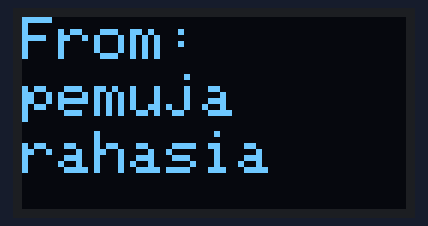
A sketch run on a simulated Arduino Uno, built with avr-gcc and run on an emulated ATmega328P. On the bench: 128×64 one-colour display.

Above: at 5.2 s.
At 7.2 s:
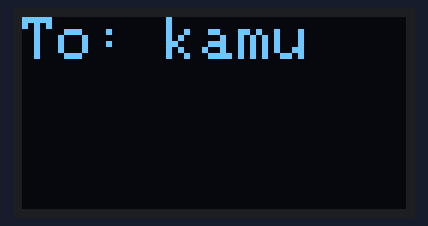
At 9.2 s:
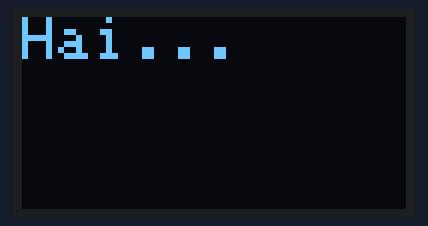
At 13.3 s:
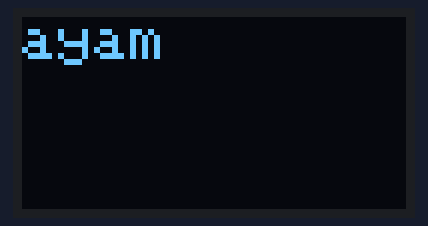
At 19.9 s:
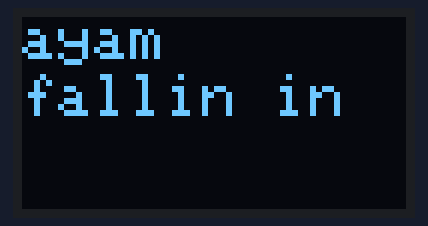
At 33.7 s:
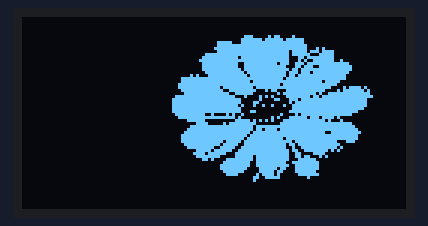

Measured:
- what the display in image 0 shows lasts 2.1 s, from 5.1 s to 7.2 s
- what the display in image 2 shows lasts 4.0 s, from 9.2 s to 13.2 s
- what the display in image 3 shows lasts 1.5 s, from 13.2 s to 14.7 s

The sketch:

esp826612.ino
```cpp
/*********
  Rui Santos
  Complete project details at https://randomnerdtutorials.com
*********/

#include <Wire.h>
#include <Adafruit_GFX.h>
#include <Adafruit_SSD1306.h>

#define SCREEN_WIDTH 128
#define SCREEN_HEIGHT 64
#define OLED_ADDR 0x3D


Adafruit_SSD1306 display(SCREEN_WIDTH, SCREEN_HEIGHT, &Wire, -1);

static const uint8_t image_data_test1[1024] = {
    0x00, 0x00, 0x00, 0x00, 0x00, 0x00, 0x00, 0x00, 0x00, 0x00, 0x00, 0x00, 0x00, 0x00, 0x00, 0x00,
    0x00, 0x00, 0x00, 0x00, 0x00, 0x00, 0x00, 0x00, 0x00, 0x00, 0x00, 0x00, 0x00, 0x00, 0x00, 0x00,
    0x00, 0x00, 0x00, 0x00, 0x00, 0x00, 0x00, 0x00, 0x00, 0x00, 0x00, 0x00, 0x00, 0x00, 0x00, 0x00,
    0x00, 0x00, 0x00, 0x00, 0x00, 0x00, 0x00, 0x00, 0x00, 0x00, 0x00, 0x00, 0x00, 0x00, 0x00, 0x00,
    0x00, 0x00, 0x00, 0x00, 0x00, 0x00, 0x00, 0x00, 0x00, 0x00, 0x00, 0x00, 0x00, 0x00, 0x00, 0x00,
    0x00, 0x00, 0x00, 0x00, 0x00, 0x00, 0x00, 0x00, 0x00, 0x00, 0x00, 0x00, 0x00, 0x00, 0x00, 0x00,
    0x00, 0x00, 0x00, 0x00, 0x00, 0x00, 0x00, 0x00, 0x00, 0x38, 0x2c, 0x20, 0x00, 0x00, 0x00, 0x00,
    0x00, 0x00, 0x00, 0x00, 0x00, 0x00, 0x00, 0x00, 0x00, 0x7f, 0x7e, 0xfc, 0x00, 0x00, 0x00, 0x00,
    0x00, 0x00, 0x00, 0x00, 0x00, 0x00, 0x00, 0x00, 0x7c, 0x7f, 0xff, 0xfc, 0x00, 0x00, 0x00, 0x00,
    0x00, 0x00, 0x00, 0x00, 0x00, 0x00, 0x00, 0x00, 0x7f, 0xff, 0xff, 0xfe, 0x00, 0x00, 0x00, 0x00,
    0x00, 0x00, 0x00, 0x00, 0x00, 0x00, 0x00, 0x00, 0xff, 0xff, 0xff, 0xfe, 0x28, 0x00, 0x00, 0x00,
    0x00, 0x00, 0x00, 0x00, 0x00, 0x00, 0x00, 0x00, 0x7f, 0xff, 0xff, 0xbe, 0xef, 0x00, 0x00, 0x00,
    0x00, 0x00, 0x00, 0x00, 0x00, 0x00, 0x00, 0x07, 0xff, 0xff, 0xff, 0xbf, 0x1f, 0x00, 0x00, 0x00,
    0x00, 0x00, 0x00, 0x00, 0x00, 0x00, 0x00, 0x0f, 0xff, 0x7f, 0xff, 0x8d, 0xff, 0x00, 0x00, 0x00,
    0x00, 0x00, 0x00, 0x00, 0x00, 0x00, 0x00, 0x1f, 0xff, 0xff, 0xff, 0x8a, 0x7f, 0x20, 0x00, 0x00,
    0x00, 0x00, 0x00, 0x00, 0x00, 0x00, 0x00, 0x0f, 0xff, 0x3f, 0xfb, 0x9d, 0xff, 0xf8, 0x00, 0x00,
    0x00, 0x00, 0x00, 0x00, 0x00, 0x00, 0x00, 0x0f, 0xff, 0x3f, 0xff, 0x1b, 0x9f, 0xfc, 0x00, 0x00,
    0x00, 0x00, 0x00, 0x00, 0x00, 0x00, 0x00, 0x0f, 0xff, 0xbf, 0xff, 0xb7, 0xff, 0xfc, 0x00, 0x00,
    0x00, 0x00, 0x00, 0x00, 0x00, 0x00, 0x00, 0x07, 0xff, 0xdf, 0xff, 0x77, 0x7f, 0xf8, 0x00, 0x00,
    0x00, 0x00, 0x00, 0x00, 0x00, 0x00, 0x00, 0xa3, 0xff, 0xef, 0xff, 0x6f, 0xff, 0xf0, 0x00, 0x00,
    0x00, 0x00, 0x00, 0x00, 0x00, 0x00, 0x07, 0xff, 0xff, 0xff, 0xfe, 0xff, 0xff, 0xf0, 0x00, 0x00,
    0x00, 0x00, 0x00, 0x00, 0x00, 0x00, 0x07, 0xff, 0xff, 0xf7, 0xff, 0xff, 0xf7, 0xc0, 0x00, 0x00,
    0x00, 0x00, 0x00, 0x00, 0x00, 0x00, 0x0f, 0xff, 0xff, 0xff, 0xfd, 0xff, 0xff, 0x80, 0x00, 0x00,
    0x00, 0x00, 0x00, 0x00, 0x00, 0x00, 0x0f, 0xff, 0xdf, 0xfb, 0xff, 0xff, 0xfe, 0x17, 0xa0, 0x00,
    0x00, 0x00, 0x00, 0x00, 0x00, 0x00, 0x07, 0xff, 0xe7, 0xfc, 0x58, 0xff, 0xf8, 0x5f, 0xd0, 0x00,
    0x00, 0x00, 0x00, 0x00, 0x00, 0x00, 0x03, 0xff, 0xf9, 0xf8, 0x05, 0xff, 0xd3, 0xff, 0xf0, 0x00,
    0x00, 0x00, 0x00, 0x00, 0x00, 0x00, 0x1f, 0xff, 0xfe, 0x21, 0x50, 0xff, 0x6f, 0xff, 0xf8, 0x00,
    0x00, 0x00, 0x00, 0x00, 0x00, 0x00, 0x3f, 0xff, 0xff, 0x81, 0x0c, 0x77, 0xff, 0xff, 0xe0, 0x00,
    0x00, 0x00, 0x00, 0x00, 0x00, 0x00, 0x3f, 0xff, 0xff, 0x86, 0x00, 0x5f, 0xff, 0xff, 0xe0, 0x00,
    0x00, 0x00, 0x00, 0x00, 0x00, 0x00, 0x3f, 0xff, 0xff, 0x44, 0x91, 0x3f, 0xff, 0xff, 0xe0, 0x00,
    0x00, 0x00, 0x00, 0x00, 0x00, 0x00, 0x3f, 0xff, 0xff, 0x80, 0x00, 0x3f, 0xff, 0xff, 0xc0, 0x00,
    0x00, 0x00, 0x00, 0x00, 0x00, 0x00, 0x3f, 0xff, 0xff, 0x8c, 0x00, 0x7f, 0xff, 0xff, 0x00, 0x00,
    0x00, 0x00, 0x00, 0x00, 0x00, 0x00, 0x1f, 0xf9, 0x0a, 0x40, 0x02, 0x17, 0xff, 0xfc, 0x00, 0x00,
    0x00, 0x00, 0x00, 0x00, 0x00, 0x00, 0x0f, 0xff, 0xfe, 0x80, 0x14, 0x7e, 0xef, 0x40, 0x00, 0x00,
    0x00, 0x00, 0x00, 0x00, 0x00, 0x00, 0x01, 0xf8, 0x01, 0xf5, 0x51, 0xff, 0xfa, 0x20, 0x00, 0x00,
    0x00, 0x00, 0x00, 0x00, 0x00, 0x00, 0x00, 0x3c, 0x17, 0xfc, 0x03, 0xff, 0xff, 0xfc, 0x00, 0x00,
    0x00, 0x00, 0x00, 0x00, 0x00, 0x00, 0x00, 0xff, 0xff, 0xfb, 0xff, 0xff, 0xff, 0xfe, 0x00, 0x00,
    0x00, 0x00, 0x00, 0x00, 0x00, 0x00, 0x01, 0xff, 0xff, 0xfb, 0x7b, 0xff, 0xff, 0xff, 0x00, 0x00,
    0x00, 0x00, 0x00, 0x00, 0x00, 0x00, 0x03, 0xff, 0xff, 0xf7, 0xff, 0xff, 0xf9, 0xff, 0x80, 0x00,
    0x00, 0x00, 0x00, 0x00, 0x00, 0x00, 0x07, 0xff, 0xff, 0xef, 0xff, 0xff, 0xff, 0xff, 0x00, 0x00,
    0x00, 0x00, 0x00, 0x00, 0x00, 0x00, 0x07, 0xff, 0xff, 0xdf, 0xfe, 0xff, 0xff, 0xff, 0x00, 0x00,
    0x00, 0x00, 0x00, 0x00, 0x00, 0x00, 0x07, 0xff, 0xef, 0xbf, 0xff, 0xdf, 0xff, 0x8e, 0x00, 0x00,
    0x00, 0x00, 0x00, 0x00, 0x00, 0x00, 0x03, 0xff, 0xdf, 0x3f, 0xff, 0x6f, 0xff, 0xc0, 0x00, 0x00,
    0x00, 0x00, 0x00, 0x00, 0x00, 0x00, 0x01, 0xff, 0x3e, 0x7f, 0xff, 0x27, 0xff, 0xa0, 0x00, 0x00,
    0x00, 0x00, 0x00, 0x00, 0x00, 0x00, 0x00, 0x3e, 0xfc, 0xff, 0xff, 0xb3, 0xfd, 0x40, 0x00, 0x00,
    0x00, 0x00, 0x00, 0x00, 0x00, 0x00, 0x00, 0x7b, 0xf1, 0xff, 0xff, 0x98, 0x78, 0x00, 0x00, 0x00,
    0x00, 0x00, 0x00, 0x00, 0x00, 0x00, 0x00, 0x3f, 0xc1, 0xfb, 0xff, 0x9b, 0x14, 0x00, 0x00, 0x00,
    0x00, 0x00, 0x00, 0x00, 0x00, 0x00, 0x00, 0x0d, 0x0f, 0xfb, 0xff, 0x8f, 0xc0, 0x00, 0x00, 0x00,
    0x00, 0x00, 0x00, 0x00, 0x00, 0x00, 0x00, 0x00, 0x1f, 0xf3, 0xff, 0x3f, 0xe0, 0x00, 0x00, 0x00,
    0x00, 0x00, 0x00, 0x00, 0x00, 0x00, 0x00, 0x00, 0x3f, 0xf3, 0xff, 0x9f, 0xe0, 0x00, 0x00, 0x00,
    0x00, 0x00, 0x00, 0x00, 0x00, 0x00, 0x00, 0x00, 0x3f, 0xe1, 0xfb, 0x1f, 0xe0, 0x00, 0x00, 0x00,
    0x00, 0x00, 0x00, 0x00, 0x00, 0x00, 0x00, 0x00, 0x1f, 0xc1, 0xf6, 0x1f, 0xc0, 0x00, 0x00, 0x00,
    0x00, 0x00, 0x00, 0x00, 0x00, 0x00, 0x00, 0x00, 0x0f, 0x02, 0xf4, 0x0f, 0xe0, 0x00, 0x00, 0x00,
    0x00, 0x00, 0x00, 0x00, 0x00, 0x00, 0x00, 0x00, 0x00, 0x06, 0x7c, 0x01, 0x00, 0x00, 0x00, 0x00,
    0x00, 0x00, 0x00, 0x00, 0x00, 0x00, 0x00, 0x00, 0x00, 0x04, 0x00, 0x00, 0x00, 0x00, 0x00, 0x00,
    0x00, 0x00, 0x00, 0x00, 0x00, 0x00, 0x00, 0x00, 0x00, 0x00, 0x00, 0x00, 0x00, 0x00, 0x00, 0x00,
    0x00, 0x00, 0x00, 0x00, 0x00, 0x00, 0x00, 0x00, 0x00, 0x00, 0x00, 0x00, 0x00, 0x00, 0x00, 0x00,
    0x00, 0x00, 0x00, 0x00, 0x00, 0x00, 0x00, 0x00, 0x00, 0x00, 0x00, 0x00, 0x00, 0x00, 0x00, 0x00,
    0x00, 0x00, 0x00, 0x00, 0x00, 0x00, 0x00, 0x00, 0x00, 0x00, 0x00, 0x00, 0x00, 0x00, 0x00, 0x00,
    0x00, 0x00, 0x00, 0x00, 0x00, 0x00, 0x00, 0x00, 0x00, 0x00, 0x00, 0x00, 0x00, 0x00, 0x00, 0x00,
    0x00, 0x00, 0x00, 0x00, 0x00, 0x00, 0x00, 0x00, 0x00, 0x00, 0x00, 0x00, 0x00, 0x00, 0x00, 0x00,
    0x00, 0x00, 0x00, 0x00, 0x00, 0x00, 0x00, 0x00, 0x00, 0x00, 0x00, 0x00, 0x00, 0x00, 0x00, 0x00,
    0x00, 0x00, 0x00, 0x00, 0x00, 0x00, 0x00, 0x00, 0x00, 0x00, 0x00, 0x00, 0x00, 0x00, 0x00, 0x00,
    0x00, 0x00, 0x00, 0x00, 0x00, 0x00, 0x00, 0x00, 0x00, 0x00, 0x00, 0x00, 0x00, 0x00, 0x00, 0x00,
};


void setup() {
  Serial.begin(115200);

  if(!display.begin(SSD1306_SWITCHCAPVCC, 0x3C)) {
    Serial.println(F("SSD1306 allocation failed"));
    for(;;);
  }
  // delay(2000); // Pause for 2 seconds

  display.setTextColor(WHITE);
  display.clearDisplay();
  display.display();
  delay(3000);
  display.clearDisplay();
  display.setTextSize(2);
  display.setCursor(0, 0);
  display.println("From:");
  display.display();
  delay(1000);

  display.setTextSize(2);
  display.setCursor(0, 19);
  display.println("pemuja");
  display.display();
  delay(1000);

  display.setTextSize(2);
  display.setCursor(0, 38);
  display.println("rahasia");
  display.display();

  delay(2000);

  display.clearDisplay();
  display.setTextSize(2);
  display.setCursor(0, 0);
  display.println("To: kamu");
  display.display();
  delay(2000);

  // Clear the buffer.
  display.clearDisplay();

  display.setTextSize(2);
  display.setCursor(0, 0);
  display.println("Hai...");
  display.display();
  delay(4000);

  display.clearDisplay();

  display.setTextSize(2);
  display.setCursor(0, 0);
  display.println("ayam");
  display.display();
  delay(1500);

  display.setTextSize(2);
  display.setCursor(0, 19);
  display.println("apa yang");
  display.display();
  delay(1500);

  display.setTextSize(2);
  display.setCursor(0, 38);
  display.println("termanis?");
  display.display();
  delay(1500);

  display.clearDisplay();

  display.setTextSize(2);
  display.setCursor(0, 0);
  display.println("ayam");
  display.display();
  delay(2000);

  display.setTextSize(2);
  display.setCursor(0, 19);
  display.println("fallin in");
  display.display();
  delay(2000);

  display.setTextSize(2);
  display.setCursor(0, 38);
  display.println("luv with u");
  display.display();
  delay(2000);

  delay(2500);

  display.clearDisplay();

  display.setTextSize(2);
  display.setCursor(0, 0);
  display.println("i've");
  display.display();
  delay(1000);

  display.setTextSize(2);
  display.setCursor(0, 19);
  display.println("something");
  display.display();
  delay(1000);

  display.setTextSize(2);
  display.setCursor(0, 38);
  display.println("for u");
  display.display();
  delay(1000);

  delay(1000);

  for(int i = 0; i<3; i++) {
    int a=3;
    int b=a-i;

    display.clearDisplay();
    display.setTextSize(2);
    display.setCursor(30, 0);
    display.println("Siap?");
    display.display();

    display.setTextSize(3);
    display.setCursor(55, 25);
    display.println(b);
    display.display();
    delay(1000);
  }


}

void loop() {
  // Draw bitmap on the screen
  display.clearDisplay();

  display.drawBitmap(0, 0, image_data_test1, 128, 64, 1);
  display.display();
  delay(2000);


}
```
